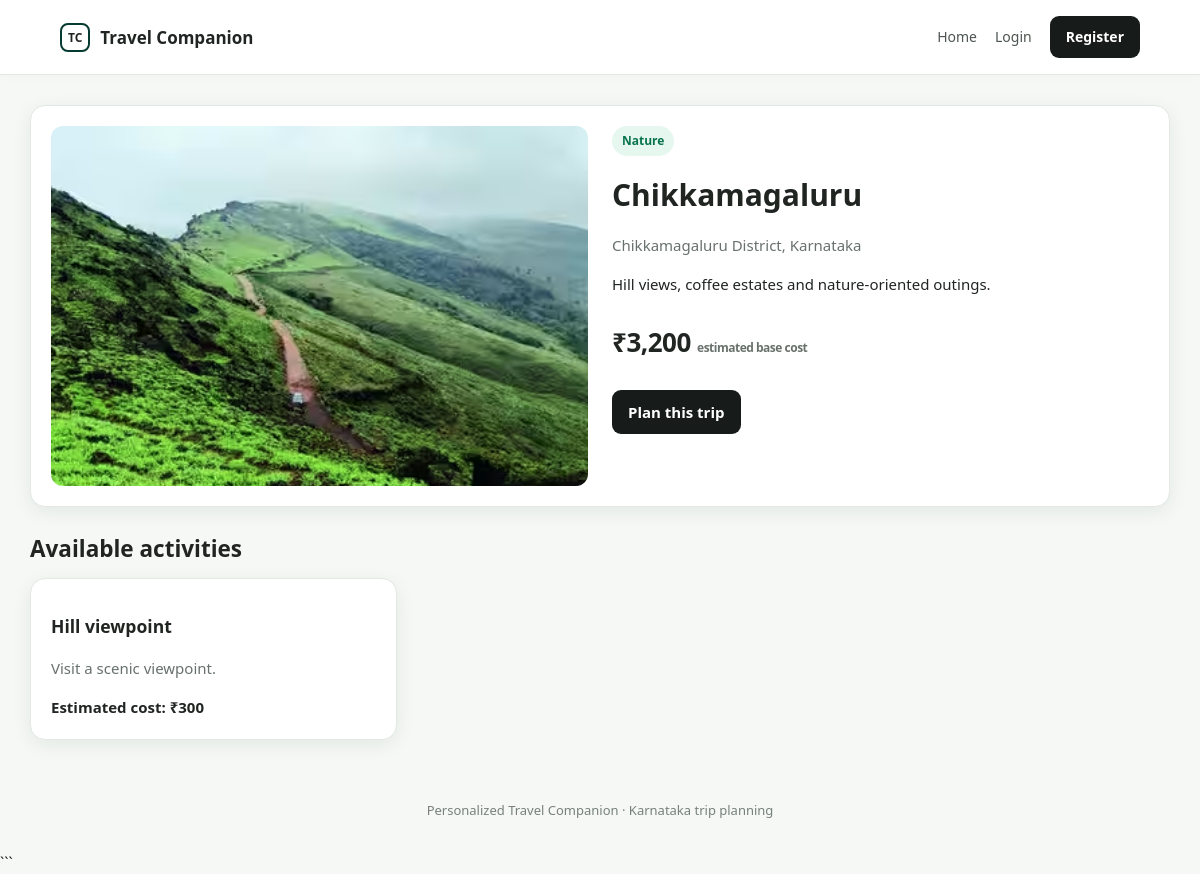
The page /destination.php?id=4 on the database its author committed.
### tables this page shows
CREATE TABLE IF NOT EXISTS destinations (
    id INT AUTO_INCREMENT PRIMARY KEY,
    name VARCHAR(120) NOT NULL,
    district VARCHAR(100) NOT NULL,
    category_id INT NULL,
    description TEXT,
    image_url VARCHAR(500) DEFAULT '',
    estimated_cost DECIMAL(10,2) NOT NULL DEFAULT 0,
    FOREIGN KEY (category_id)
        REFERENCES categories(id)
        ON DELETE SET NULL
);

CREATE TABLE IF NOT EXISTS categories (
    id INT AUTO_INCREMENT PRIMARY KEY,
    name VARCHAR(80) NOT NULL UNIQUE
);

CREATE TABLE IF NOT EXISTS activities (
    id INT AUTO_INCREMENT PRIMARY KEY,
    destination_id INT NOT NULL,
    name VARCHAR(120) NOT NULL,
    description TEXT,
    estimated_cost DECIMAL(10,2) NOT NULL DEFAULT 0,
    FOREIGN KEY (destination_id)
        REFERENCES destinations(id)
        ON DELETE CASCADE
);

### config.php (called while the page is built, shortened)
<?php
function e(?string $value): string {
    return htmlspecialchars($value ?? '', ENT_QUOTES, 'UTF-8');
}

### destination.php (the view, shortened to what this page needs)
<?php
require 'config.php';
$id = (int)($_GET['id'] ?? 0);
$stmt = $pdo->prepare(
    'SELECT d.*, c.name AS category_name
     FROM destinations d
     LEFT JOIN categories c ON c.id = d.category_id
     WHERE d.id = ?'
);
$stmt->execute([$id]);
$destination = $stmt->fetch();
$activityStmt = $pdo->prepare(
    'SELECT *
     FROM activities
     WHERE destination_id = ?
     ORDER BY name'
);
$activityStmt->execute([$id]);
$activities = $activityStmt->fetchAll();
require 'header.php';
?>
<div class="card destination-detail">
    <div class="two-col">
        <div>
            <?php if (!empty($destination['image_url'])): ?>
                <img
                    class="destination-detail-image"
                    src="<?= e($destination['image_url']) ?>"
                    alt="<?= e($destination['name']) ?>"
                >
            <?php else: ?>
                <div class="destination-detail-placeholder">
                    Destination image
                </div>
            <?php endif; ?>
        </div>
        <div>
            <span class="tag">
                <?= e($destination['category_name'] ?? 'Explore') ?>
            </span>
            <h1><?= e($destination['name']) ?></h1>
            <p class="muted">
                <?= e($destination['district']) ?> District, Karnataka
            </p>
            <p>
                <?= nl2br(e($destination['description'] ?? '')) ?>
            </p>
            <p class="metric">
                ₹<?= number_format((float)$destination['estimated_cost']) ?>
                <span class="smalltext">
                    estimated base cost
                </span>
            </p>
            <a
                class="btn"
                href="plan_trip.php?destination_id=<?= (int)$destination['id'] ?>"
            >
                Plan this trip
            </a>
        </div>
    </div>
</div>
<h2>Available activities</h2>
<div class="grid">
    <?php foreach ($activities as $activity): ?>
        <article class="card">
            <h3><?= e($activity['name']) ?></h3>
            <p class="muted">
                <?= e($activity['description'] ?? '') ?>
            </p>
            <strong>
                Estimated cost:
                ₹<?= number_format((float)$activity['estimated_cost']) ?>
            </strong>
        </article>
    <?php endforeach; ?>
</div>
<?php require 'footer.php'; ?>

### assets/style.css (style rules this page uses)
* { box-sizing: border-box; }
:root { --green: #0ca678; --mint: #36d9a4; --deep: #063b31; --ink: #202522; --muted: #68716c; --paper: #f5f8f5; --line: #e2e8e3; --white: #ffffff; --soft-green: #e5f7ee; --shadow: 0 5px 20px rgba(16, 43, 23, 0.07); --shadow-hover: 0 10px 28px rgba(16, 43, 23, 0.12); }
html { scroll-behavior: smooth; }
body { margin: 0; background: var(--paper); font: 15px/1.6 system-ui, -apple-system, "Segoe UI", sans-serif; color: var(--ink); }
a { color: var(--deep); text-decoration: none; }
img { max-width: 100%; }
.nav-cta, .btn { background: #171b19; color: white; border: 0; border-radius: 9px; padding: 10px 16px; display: inline-block; cursor: pointer; font: inherit; font-weight: 650; text-align: center; transition: background 0.2s ease, transform 0.2s ease, box-shadow 0.2s ease; }
h1, h2, h3 { line-height: 1.25; color: var(--ink); }
h2 { margin-top: 28px; margin-bottom: 14px; }
.muted { color: var(--muted); }
.grid { display: grid; grid-template-columns: repeat(3, minmax(0, 1fr)); gap: 20px; }
.two-col { display: grid; grid-template-columns: 1fr 1fr; gap: 24px; }
.card { background: var(--white); border: 1px solid var(--line); border-radius: 15px; padding: 20px; box-shadow: var(--shadow); transition: box-shadow 0.22s ease, border-color 0.22s ease; }
.tag { display: inline-block; background: var(--soft-green); color: #08734e; padding: 5px 10px; border-radius: 20px; font-size: 12px; font-weight: 700; }
.metric { font-size: 26px; font-weight: 800; letter-spacing: -0.5px; }
.smalltext { font-size: 12px; color: var(--muted); }
.destination-detail-image { width: 100%; max-height: 360px; object-fit: cover; border-radius: 12px; display: block; }

### rows shown on the page
destinations: image_url+name (picture), category.name "Nature", name "Chikkamagaluru", district "Chikkamagaluru", description "Hill views, coffee estates and nature-oriented outings.", estimated_cost "3,200"
activities: name "Hill viewpoint", description "Visit a scenic viewpoint.", estimated_cost "300"
